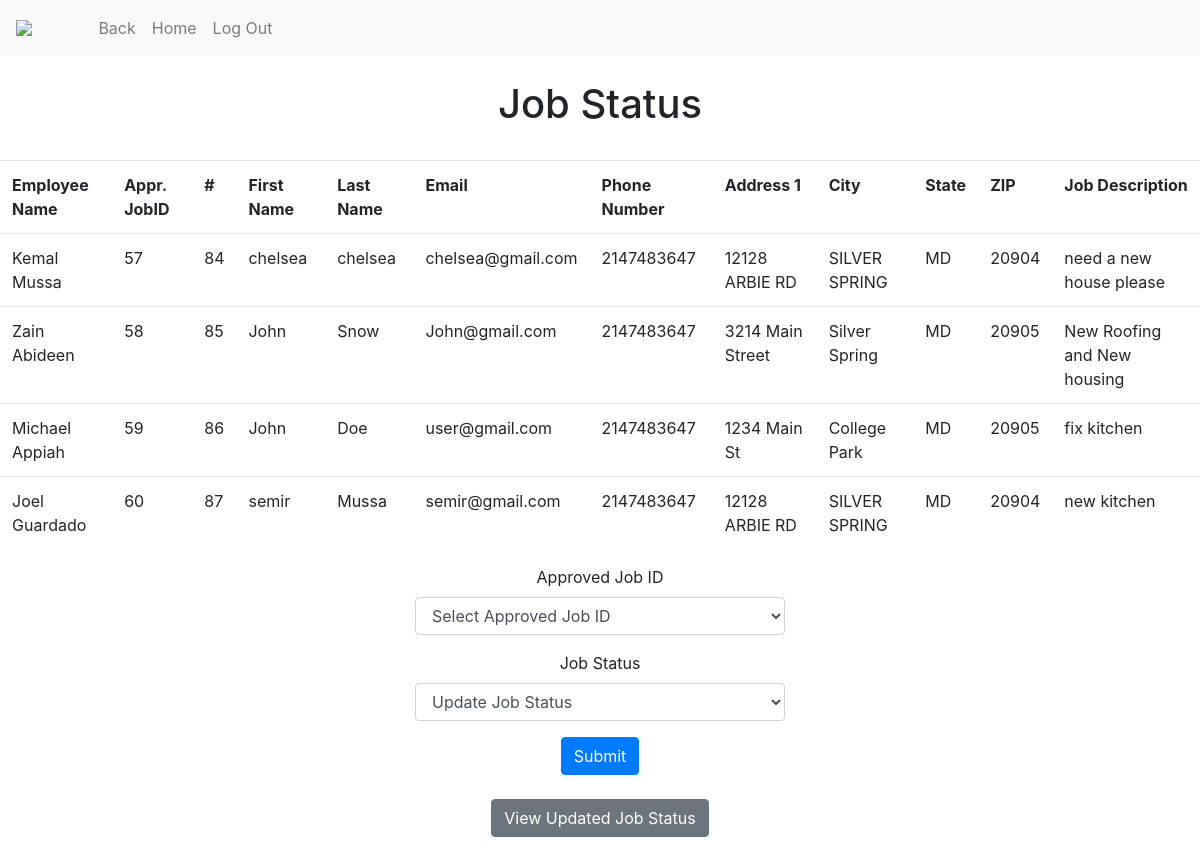
The page /Employee/jobstatus.php (signed in) on the database its author committed.
### tables this page shows
CREATE TABLE `RequestQuote` (
  `CustomerID` int(5) NOT NULL,
  `FirstName` varchar(25) NOT NULL,
  `LastName` varchar(25) NOT NULL,
  `Email` varchar(50) NOT NULL,
  `PhoneNumber` int(10) NOT NULL,
  `Address1` varchar(25) NOT NULL,
  `Address2` varchar(25) NOT NULL,
  `City` varchar(25) NOT NULL,
  `State` varchar(2) NOT NULL,
  `ZIP` int(5) NOT NULL,
  `JobDescription` text NOT NULL
);

CREATE TABLE `AssignedJobs` (
  `AssignJobId` int(5) NOT NULL,
  `EmployeeID` int(5) NOT NULL,
  `EmployeeName` varchar(100) NOT NULL,
  `JobID` int(5) NOT NULL,
  `ApprovedJobId` int(5) NOT NULL
);

CREATE TABLE `ApprovedJobs` (
  `ApprovedJobId` int(5) NOT NULL,
  `Decision` varchar(10) NOT NULL,
  `JobID` int(5) NOT NULL
);

### Code/dbhelper.php (called while the page is built, shortened)
<?php
function makeTheConnection() {
	$db = "bmgt407_2022s_05_db";
	$user = "bmgt407_2022s_05";
	$pwd = "bmgt407_2022s_05";
	$connection = "mysql:host=bmgt407.rhsmith.umd.edu;dbname=".$db;
	try {
		return $GLOBALS['conn'];
	}
	catch(Exception $e){
		die(var_dump($e));
	}
}
function getRows($query) {
	$stmt = $GLOBALS['conn']->query($query);
	$rows = $stmt->fetchAll(PDO::FETCH_ASSOC);
	return $rows;
}
?>

### Employee/jobstatus.php (the view, shortened to what this page needs)
  <?php require_once('dbhelper.php');
  $query = "SELECT aj.EmployeeName, aj.ApprovedJobId, a.JobID, r.FirstName, r.LastName,r.Email, r.PhoneNumber, r.Address1, r.City, r.State, r.ZIP, r.JobDescription
  FROM RequestQuote r
  INNER JOIN ApprovedJobs a ON a.JobID = r.CustomerID
  INNER JOIN AssignedJobs aj ON aj.ApprovedJobId = a.ApprovedJobId
  WHERE a.Decision = 'Approved'
  ;";
  $records = getRows ($query);
  ?>
  <!doctype html>
    <html lang="en">
    <head>
      <link rel="stylesheet" href="https://cdn.jsdelivr.net/npm/bootstrap@4.5.3/dist/css/bootstrap.min.css">
    </head>
    <body>
    <?php require_once('navbaremployee.php'); ?>
  <br>
  <center> <h1> Job Status </h1> </center>
  <br>
  <table class="table">
    <?php
      if ($records) {
        echo "<th>Employee Name</th><th>Appr. JobID</th><th>#</th><th>First Name</th><th>Last Name</th><th>Email</th><th>Phone Number</th><th>Address 1</th><th>City</th><th>State</th><th>ZIP</th><th>Job Description</th>";
       foreach ($records as $record) {
          echo "<tr>";
          echo "<td>{$record['EmployeeName']}</td>";
          echo "<td>{$record['ApprovedJobId']}</td>";
          echo "<td>{$record['JobID']}</td>";
          echo "<td>{$record['FirstName']}</td>";
          echo "<td>{$record['LastName']}</td>";
          echo "<td>{$record['Email']}</td>";
          echo "<td>{$record['PhoneNumber']}</td>";
          echo "<td>{$record['Address1']}</td>";
          echo "<td>{$record['City']}</td>";
          echo "<td>{$record['State']}</td>";
          echo "<td>{$record['ZIP']}</td>";
          echo "<td>{$record['JobDescription']}</td>";
          echo "</tr>";
        }
      } else {
        echo "<p>No Record found in table.</p>";
      }
  ?>
  </table>
  </body>
  </html>
    <form action="jobstatus.php" method="POST">
      <center>
      <?php require_once('dbhelper.php');
  ?>
    <div class="form-group col-md-4">
      <label for="inputState">Approved Job ID</label>
    <select name="ApprovedJobId" class="form-control" id="ApprovedJobId">
      <option value=''>Select Approved Job ID</option>
       </select>
    </div>
<div class="form-group col-md-4">
            <label for="inputState">Job Status</label>
            <select name="Status" class="form-control">
              <option value=''>Update Job Status</option>
            </select>
          </div>
                 <input type="submit" class="btn btn-primary" name="submit" value="Submit">
          <br>
          <br>
          <a href="updatedjobstatus.php"><button type="button" class="btn btn-secondary">View Updated Job Status</button></a>
          <br>
      </form>
  <?php require_once('dbhelper.php'); ?>

### Employee/navbaremployee.php (shortened to what this page needs)
<nav class="navbar navbar-expand-lg navbar-light bg-light">
    <img class="slides" src="https://www.lucontractors.com/wp/wp-content/uploads/2016/12/logo_new.png" style="width: 5%">
    <div class="collapse navbar-collapse" id="navbarNavDropdown">
      <ul class="navbar-nav">
          <li class="nav-item">
          <a class="nav-link" href="employee.php">Back</a>
        </li>
            <li class="nav-item">
          <a class="nav-link" href="index.php">Home</a>
        </li>
          <li class="nav-item">
          <a class="nav-link" href="logout.php">Log Out</a>
        </li>
        </ul>
      </div>
    </nav>

### rows shown on the page
requestquote: assignedjobs.EmployeeName "Kemal Mussa", assignedjobs.ApprovedJobId "57", approvedjobs.JobID "84", FirstName "chelsea", LastName "chelsea", Email "chelsea@gmail.com", PhoneNumber "2147483647", Address1 "12128 ARBIE RD", City "SILVER SPRING", State "MD", ZIP "20904", JobDescription "need a new house please"
requestquote: assignedjobs.EmployeeName "Zain Abideen", assignedjobs.ApprovedJobId "58", approvedjobs.JobID "85", FirstName "John", LastName "Snow", Email "John@gmail.com", PhoneNumber "2147483647", Address1 "3214 Main Street", City "Silver Spring", State "MD", ZIP "20905", JobDescription "New Roofing and New housing"
requestquote: assignedjobs.EmployeeName "Michael Appiah", assignedjobs.ApprovedJobId "59", approvedjobs.JobID "86", FirstName "John", LastName "Doe", Email "user@gmail.com", PhoneNumber "2147483647", Address1 "1234 Main St", City "College Park", State "MD", ZIP "20905", JobDescription "fix kitchen"
requestquote: assignedjobs.EmployeeName "Joel Guardado", assignedjobs.ApprovedJobId "60", approvedjobs.JobID "87", FirstName "semir", LastName "Mussa", Email "semir@gmail.com", PhoneNumber "2147483647", Address1 "12128 ARBIE RD", City "SILVER SPRING", State "MD", ZIP "20904", JobDescription "new kitchen"
